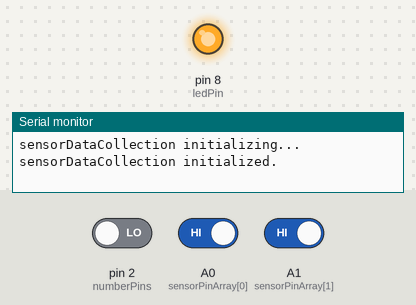
The sketch below on a simulated Arduino Uno, built with avr-gcc and run on an emulated ATmega328P. On the bench: output pins drawn as LEDs (lit = HIGH), the last lines printed to the serial monitor. Dashed ring = blinking. The test bench sets the inputs (shaded band); at power-on: pin 2 (numberPins) LOW, A0 (sensorPinArray[0]) HIGH, A1 (sensorPinArray[1]) HIGH.

Above: at 6.3 s.
6.4 s: pin 2 (numberPins) driven HIGH
At 6.73 s:
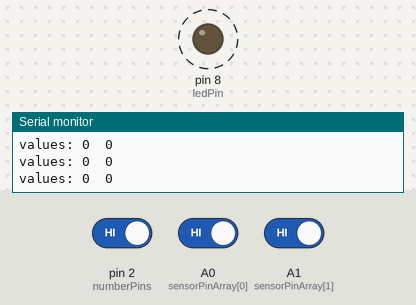
12.4 s: pin 2 (numberPins) driven LOW
At 14.8 s:
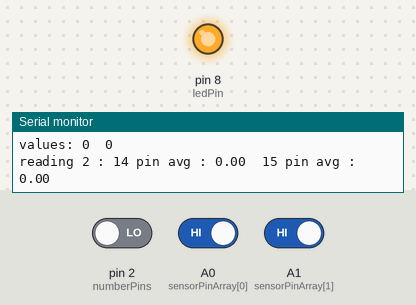
Timing chart, 0 to 16.3 s (numbered marks = the images above; inputs shaded):
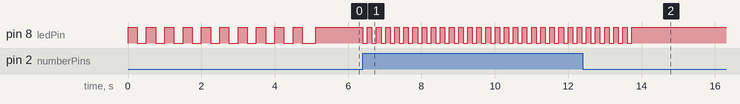

The sketch:

sensorDataCollection.ino
```cpp
#include <ADCTouch.h> //Single Pin Capacitance Sensor Library


//Constants
const int ANALOG = 0;
const int CAPACITANCE = 1;

//Sensors
const int numberPins = 2; //Number of Pins
int sensorPinArray[numberPins] = {A0, A1}; //Insert which pins to read from
int sensorTypeArray[numberPins] = {CAPACITANCE, CAPACITANCE}; //Sensor types in order


//ledPin //If no ledPin available, feel free to also use LEDBUILT_IN
const int ledPin = 8;

//Variables
int runningSumArray[2];
int sensorReferenceArray[numberPins]; //reference values to remove offset, normalization

int t = 0; //running count, names each reading as a specific number

//Settings
//These numbers multiplied togeher give the duration of the reading (in ms ofcourse)
const int numberTests = 20; //number of tests in a reading
const int testDelay = 100; //milliseconds between tests during the reading

void setup() {
  Serial.begin(9600);
  Serial.println("sensorDataCollection initializing... ");

  pinMode(ledPin, OUTPUT);

  //Wait 5000 milliseconds before reading. Gives time for you until the tests to create the reference values. Feel free to disable if you wish
  for (int i = 0; i<10; i++) {
    digitalWrite(ledPin, HIGH);
    delay(250);
    digitalWrite(ledPin, LOW);
    delay(250);
  }

  //create reference values to account for the capacitance of the pad itself
  //Note: manually reads the pins instead of the readPin(pin, type) function
  for (int i=0; i<numberPins; i++) {
    if (sensorTypeArray[i] == ANALOG) {
      sensorReferenceArray[i] = analogRead(sensorPinArray[i]);
    } else if (sensorTypeArray[i] == CAPACITANCE) {
      sensorReferenceArray[i] = ADCTouch.read(sensorPinArray[i], 500);
    } else {
      Serial.print("ERROR: sensor type not found. Cannot reference, autoset to 0. ");
      Serial.print(sensorPinArray[i]);
      Serial.print(" pin, type: ");
      Serial.print(sensorTypeArray[i]);

      sensorReferenceArray[i] = 0;
    }
  }

  Serial.println("sensorDataCollection initialized.");
}

//wait until button pressed before continuing
void waitForPress() {
  while(digitalRead(2)==LOW) {

      if (digitalRead(2)==HIGH) {
        return;
      }
    }
}

void collectAndPrintReadings() {
  for (int i=0; i<numberPins; i++) {
    runningSumArray[i] = 0;
  }


  for (int n=0; n<numberTests; n++) {

    if(n%2 == 0) { //ledPin blinks while taking readings
      digitalWrite(ledPin, LOW);
    } else {
      digitalWrite(ledPin, HIGH);
    }

    Serial.print("values: ");
    for (int i=0; i<numberPins; i++) {
      int sensorValue = readPin(sensorPinArray[i], sensorTypeArray[i]);
      sensorValue -= sensorReferenceArray[i];

      Serial.print(sensorValue);
      Serial.print("\t");
      runningSumArray[i] += sensorValue;
    }
    Serial.println("");

    delay(testDelay);

    if (n==(numberTests-1)) { //Last test
      Serial.print("reading ");
      Serial.print(t);
      Serial.print(" : ");
      for (int i=0; i<numberPins; i++) {
        float average = runningSumArray[i]/float(numberTests); //convert int to float to allow for decimals in the averaging
        Serial.print(sensorPinArray[i]);
        Serial.print(" pin avg : ");
        Serial.print(average);
        Serial.print("  ");
      }
      Serial.println(""); //print newline
    }
  }
}

void loop() {

  digitalWrite(ledPin, HIGH);
  waitForPress();
  collectAndPrintReadings();
  t++;
}


int readPin(int pin, int sensorType) { //returns sensorValue
  // if sensorType == ANALOG, if it's a normal analog type of sensor, use readAnalog(pin).
  // if sensorType == CAPACITANCE, if a capacitance sensor, ADCTouch.read(pin) or use some library to read it
  // Feel free to add other sensor types and other ways to read the pin.

  int sensorValue;

  if(sensorType == ANALOG) {
    sensorValue = analogRead(pin);
  } else if (sensorType == CAPACITANCE) {
    sensorValue = ADCTouch.read(pin);
  } else {
    Serial.print("ERROR, sensorType not found: sensorValue: ");
    Serial.print(sensorValue);
    Serial.print(", pin:");
    Serial.print(pin);
    Serial.print(", sensorType:");
    Serial.println(sensorType);
  }

  return sensorValue;
}
```

Measured:
- after the input at 6.4 s, pin 8 (ledPin): alternates HIGH for 0.12 s and LOW for 0.12 s, starting at once
- after the input at 12.4 s, pin 8 (ledPin): goes on until 13.7 s, then stays HIGH
